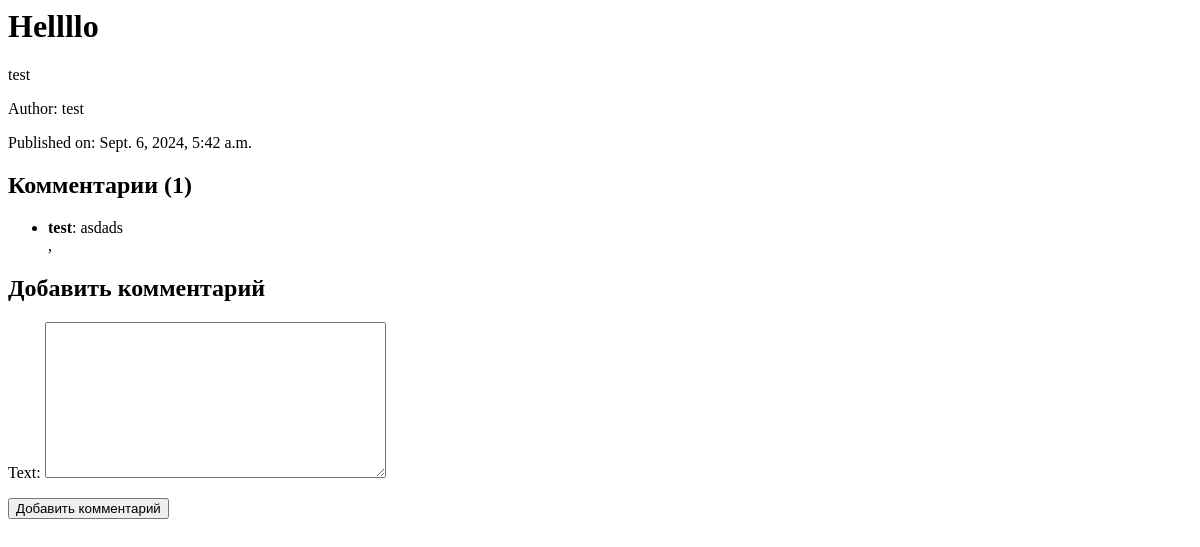
The app's page /blogs/4/, older data.
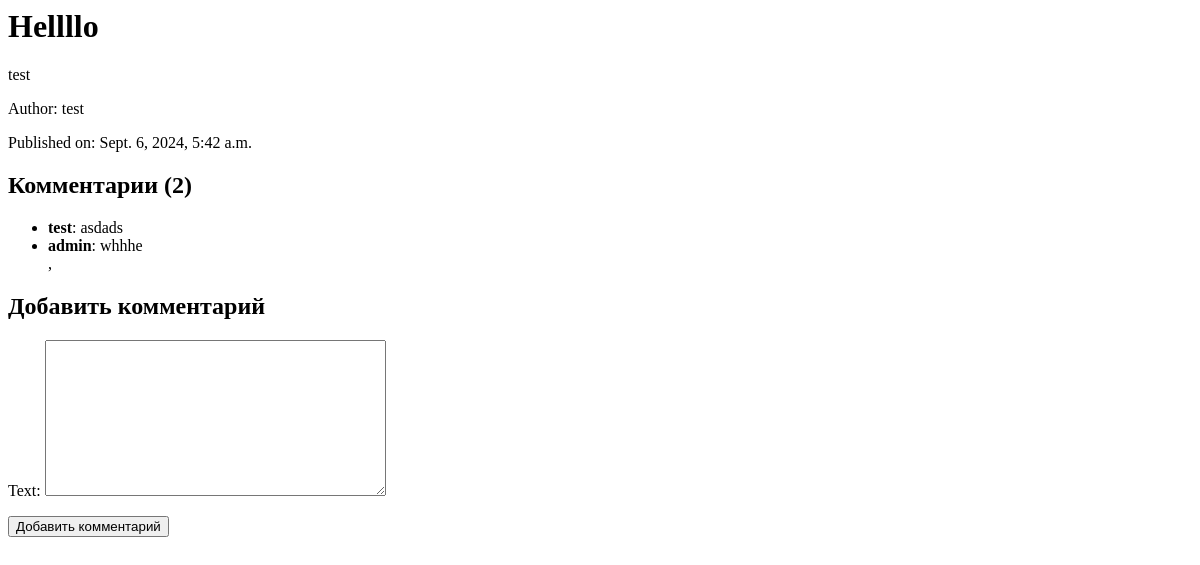
The same page, newer data.
### blog/models.py (models this page shows, shortened)
class Post(models.Model):
    title = models.CharField(max_length=200)
    content = models.TextField()
    author = models.ForeignKey(User, on_delete=models.CASCADE, db_index=True)
    created_at = models.DateTimeField(auto_now_add=True)
    updated_at = models.DateTimeField(auto_now=True)
    tags = models.ManyToManyField('Tag', related_name='posts')
    class Meta:
        indexes = [
            models.Index(fields=['author']),
            models.Index(fields=['created_at']),  # Возможно, также стоит индексировать дату создания
        ]

class Comment(models.Model):
    post = models.ForeignKey(Post, related_name='comments', on_delete=models.CASCADE, db_index=True)
    author = models.ForeignKey(User, on_delete=models.CASCADE)
    text = models.TextField()
    created_at = models.DateTimeField(auto_now_add=True)
    class Meta:
        indexes = [
            models.Index(fields=['post', 'created_at']),
        ]

### blog/views.py (the view)
# urls.py: path('<int:post_id>/', views.post_detail, name='post_detail'),
@cache_page(60)
def post_detail(request, post_id):
    post = get_object_or_404(Post, id=post_id)
    comments = post.comments.all()
    comment_count = get_comment_count(post)
    if request.method == "POST":
        form = CommentForm(request.POST)
        if form.is_valid():
            comment = form.save(commit=False)
            comment.post = post
            comment.author = request.user
            comment.save()
            cache.delete(f'comment_count_{post.id}')
            return redirect('post_detail', post_id=post.id)
    else:
        form = CommentForm()
    return render(request, 'blog/post_detail.html', {
        'post': post,
        'comments': comments,
        'form': form,
        'comment_count': comment_count,
    })

### blog/forms.py
class CommentForm(forms.ModelForm):
    class Meta:
        model = Comment
        fields = ['text']

### blog/views.py (called while the page is built)
def get_comment_count(post):
    cache_key = f'comment_count_{post.id}'
    comment_count = cache.get(cache_key)
    if comment_count is None:
        comment_count = Comment.objects.filter(post=post).count()
        cache.set(cache_key, comment_count, timeout=60)
    return comment_count

### blog/templates/blog/post_detail.html (shortened to what this page needs)
<h1>{{ post.title }}</h1>
<p>{{ post.content }}</p>
<p>Author: {{ post.author }}</p>
<p>Published on: {{ post.created_at }}</p>
<h2>Комментарии ({{ comment_count }})</h2>
<ul>
    {% load cache %}
    {% cache 60 comment_list post.id %}
    {% for comment in comments %}
        <li><strong>{{ comment.author }}</strong>: {{ comment.text }}</li>
    {% endfor %}
    {% endcache %},
</ul>
<h2>Добавить комментарий</h2>
<form method="post">
    {{ form.as_p }}
    <button type="submit">Добавить комментарий</button>
</form>

Row changes from the older to the newer data that the page shows:
added Comment: author "admin", text "whhhe"
Text that changed along with them:
{{ comment_count }}: "1" → "2"
